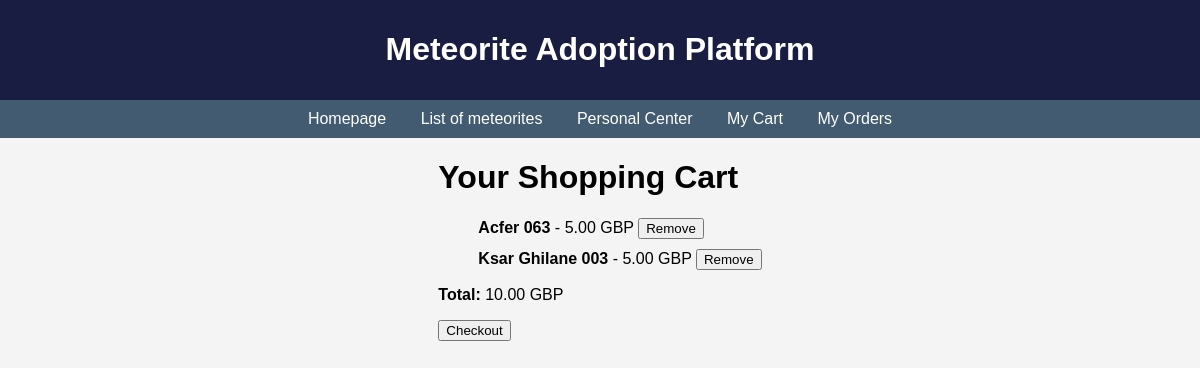
The page /order/cart/ (signed in) on the database its author committed.
### order/models.py (models this page shows)
class CartItem(models.Model):
    cart = models.ForeignKey(Cart, related_name='items', on_delete=models.CASCADE)
    meteorite = models.ForeignKey(Meteorite, on_delete=models.CASCADE)
    price = models.DecimalField(max_digits=10, decimal_places=2)
    added_at = models.DateTimeField(auto_now_add=True)

### meteorite/models.py (models this page shows)
class Meteorite(models.Model):
    name = models.CharField(max_length=100, unique=True)
    id = models.IntegerField(primary_key=True)
    nametype = models.CharField(max_length=20)
    recclass = models.CharField(max_length=50)
    mass = models.FloatField()
    fall = models.CharField(max_length=20)
    year = models.IntegerField()
    latitude = models.DecimalField(max_digits=9, decimal_places=6)
    longitude = models.DecimalField(max_digits=9, decimal_places=6)
    price = models.DecimalField(max_digits=10, decimal_places=2)

### order/views.py (the view)
# urls.py: path('cart/', views.view_cart, name='view_cart'),
@login_required
def view_cart(request):
    cart, created = Cart.objects.get_or_create(user=request.user)
    items = cart.items.select_related('meteorite')
    total_price = sum(item.price for item in items)
    return render(request, 'order/cart.html', {
        'items': items,
        'total_price': total_price,
    })

### templates/order/cart.html (shortened to what this page needs)
{% extends 'meteorite/main.html' %}
{% block content %}
<h1>Your Shopping Cart</h1>
{% if items %}
    <ul style="list-style-type: none;">
        {% for item in items %}
            <li style="margin-bottom: 10px;">
                <strong>{{ item.meteorite.name }}</strong>
                - {{ item.price }} GBP
                <form action="{% url 'order:remove_from_cart' item.id %}" method="post" style="display:inline;">
                    <button type="submit">Remove</button>
                </form>
            </li>
        {% endfor %}
    </ul>
    <p><strong>Total:</strong> {{ total_price }} GBP</p>
    <form action="{% url 'order:checkout' %}" method="post">
        <button type="submit">Checkout</button>
    </form>
{% else %}
    <p>Your cart is empty.</p>
{% endif %}
{% endblock %}

### meteorite/static/meteorite/styles.css (style rules this page uses)
body { font-family: Arial, sans-serif; margin: 0; padding: 0; background-color: #f4f4f4; }

### rows shown on the page
CartItem: meteorite.name "Acfer 063", price "5.00"
CartItem: meteorite.name "Ksar Ghilane 003", price "5.00"

### other values the page prints
{{ total_price }} "10.00"
